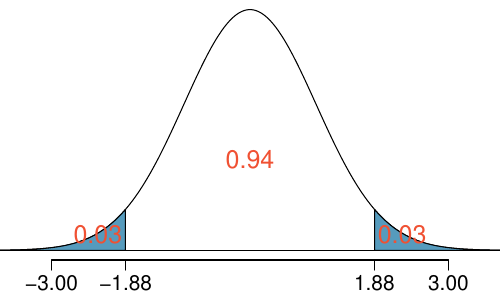

Write R code to recreate this figure.
library(openintro)

z = qnorm(.97)

pdf("epilepsy.pdf", height = 3, width = 5)
par(mar=c(2,0,0,0), mgp=c(2.7,0.7,0), cex.axis = 1.25)
normTail(L = -1*z, U = z, col = COL[1], axes = FALSE)
axis(1, at = c(-3, paste(round(-1*z, 2)), paste(round(z, 2)), 3))
text(x = 0, y = 0.15, "0.94", cex = 1.5, col = COL[4])
text(x = -2.3, y = 0.025, "0.03", cex = 1.5, col = COL[4])
text(x = 2.3, y = 0.025, "0.03", cex = 1.5, col = COL[4])
dev.off()
